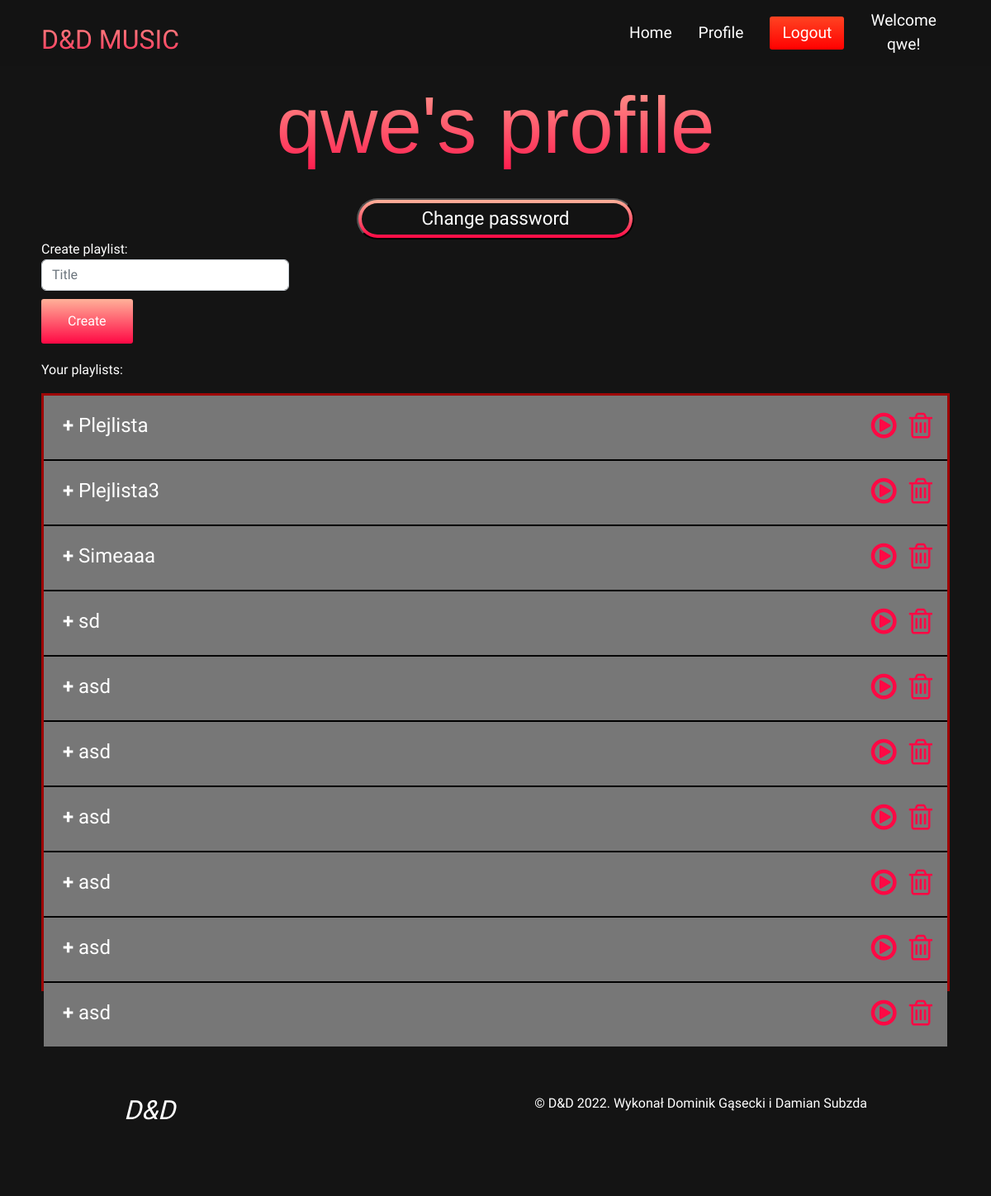
Before: /profile/ (signed in) with the older database file.
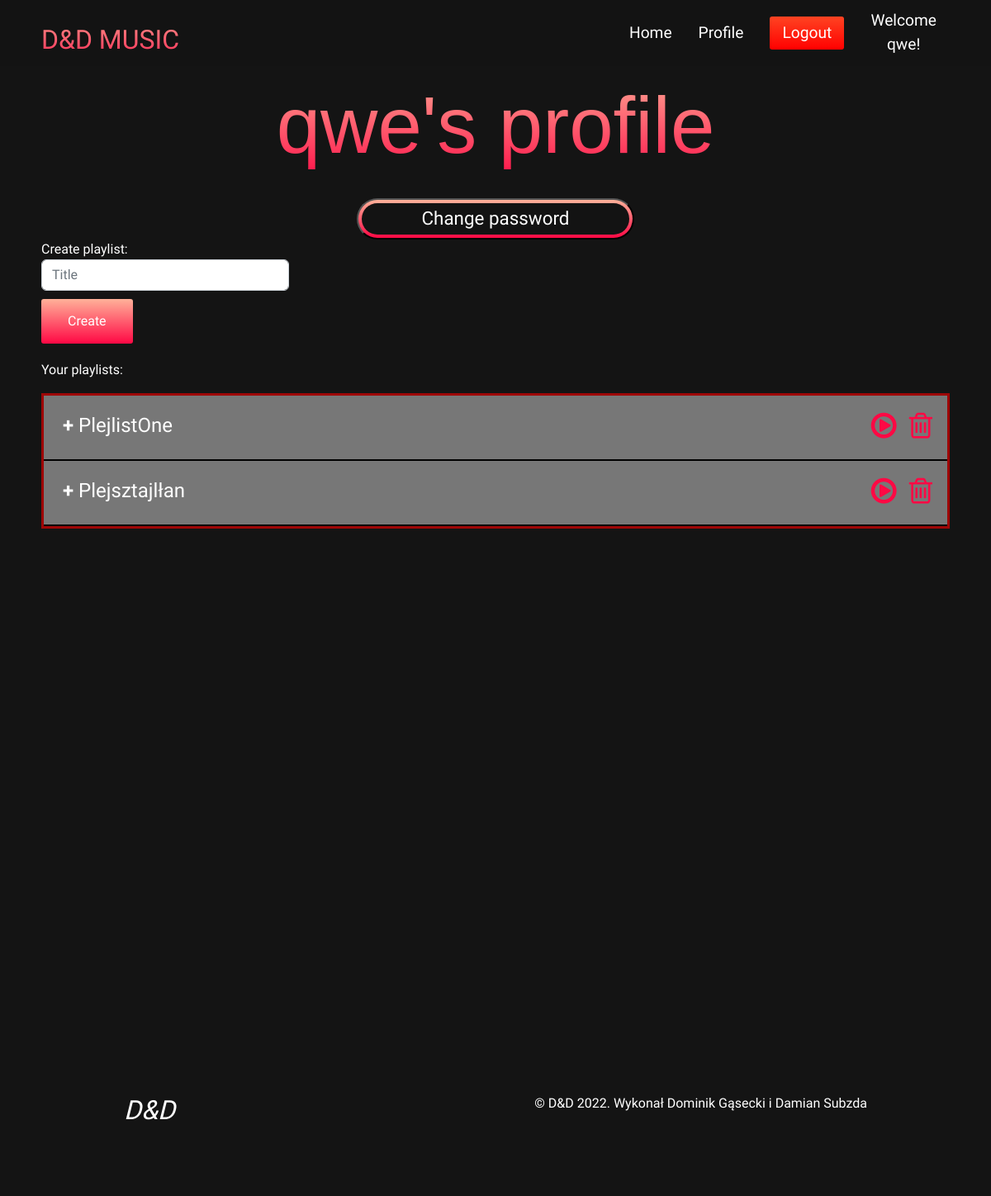
After: the same page with the newer database file.
### main/models.py (models this page shows, shortened)
class PlayList(models.Model):
    idUser = models.ForeignKey(settings.AUTH_USER_MODEL, on_delete=models.CASCADE, null=False, blank=False)
    title = models.CharField(max_length=101, null=False, blank=False)
    songs = models.ManyToManyField(Song)

### main/views.py (the view, shortened to what this page needs)
# urls.py: path('profile/', views.profile, name="profile"),
@login_required(login_url='/login')
def profile(response):
    form = PlayListForm()
    user = response.user
    playList = PlayList.objects.filter(idUser=response.user)
    return render(response, "main/profile.html", {"PlayListForm": form, "playList": playList})

### main/forms.py
class PlayListForm(ModelForm):
    class Meta:
        model = PlayList
        fields = ['title']
        widgets = {
            'title': TextInput(attrs={
                'class': "form-control",
                'style': 'max-width: 300px;',
                'placeholder': 'Title'
            })
        }

### main/models.py (called while the page is built)
    def __str__(self):
        return self.Title

### templates/main/profile.html (shortened to what this page needs)
{% extends 'main/index.html' %}
{% load static %}
{% block title %}
    {% load has_group %}
    <p style="text-align: center; font-family: Verdana, sans-serif; font-size: 6rem; color: white;
    background-color: #ff8177;
    background-image: linear-gradient(to top, #ff0844 0%, #ffb199 100%);
    background-size: 100%;
    -webkit-background-clip: text;
    -moz-background-clip: text;
    -webkit-text-fill-color: transparent;
    -moz-text-fill-color: transparent;">{{ user.get_username }}'s profile</p>
{% endblock %}
{% block content %}
    <head>
        <link href="https://cdn.jsdelivr.net/npm/bootstrap@5.2.0-beta1/dist/css/bootstrap.min.css" rel="stylesheet"
>
        <link rel="stylesheet" href="{% static 'css/profileStyle.css' %}" type="text/css"/>
    </head>
    <div class="premium_content">
        <button class="premium_btn">
            <a href="/password_change" class="premium_a"><span class="premium_btn_span">Change password</span></a>
        </button>
    </div>
    <div class="title_content">
        <p class="amount_label">Create playlist:</p>
        <form class="title_form" method="POST" action="">
            {{ PlayListForm.title }}
            <input class="send_button" type="submit" name="Submit" value="Create">
        </form>
    </div>
    <div class="customTable-name">
        <p>Your playlists:</p>
    </div>
    <div class="for_expansion">
        <div class="customTable">
            {% for playlists in playList %}
                <button type="button" class="collapsible">
                    &nbsp;{{ playlists.title }}
                    <a style="float: right;" href="/delete_playlist/{{ playlists.id }}"><i class="fa fa-trash-o"
                                                                                           style="font-size:36px; color: #ff0844"></i></a>
                    <a style="float: right; margin-right: 15px" href="/search_playlist/{{ playlists.id }}"><i
                            class="fa fa-play-circle-o" style="font-size:36px; color: #ff0844"></i></a>
                </button>
                <div class="content">
                </div>
            {% endfor %}
        </div>
    </div>
{% endblock %}

### templates/main/index.html (shortened to what this page needs)
{% load static %}
<!DOCTYPE html>
<html lang="en">
<head>
    <link rel="stylesheet" href="{% static 'css/styles.css' %}" type="text/css"/>
    <link rel="stylesheet" href="https://icono-49d6.kxcdn.com/icono.min.css">
    <link rel="stylesheet" href="https://cdnjs.cloudflare.com/ajax/libs/font-awesome/4.7.0/css/font-awesome.min.css">
</head>
<body>
<nav class="navbar">
    <div class="navbar__container">
        <a href="/home" id="navbar__logo">D&D MUSIC</a>
        <ul class="navbar__menu">
            <li class="navbar__item">
                <a href="/home" class="navbar__links">Home</a>
            </li>
            <li class="navbar__item">
                {% if user.is_authenticated %}
                    <a href="/profile" class="navbar__links">Profile</a>
                {% else %}
                    <a href="/login" class="navbar__links">Profile</a>
                {% endif %}
            </li>
            <li class="navbar__btn">
                <a href="/logout" class="logout_btn">
                    <span class="logout_span">Logout</span>
                </a>
            </li>
            <li class="navbar__btn">
                {% if user.is_authenticated %}
                    <div style="color: white">Welcome</br>{{ user.get_username }}!</div>
                {% else %}
                    <a href="/login" class="button">Sign in</a>
                {% endif %}
            </li>
        </ul>
    </div>
</nav>
<div class="main">
    {% block title %}
    {% endblock %}
    <div class="main__container">
        {% block content %}
        {% endblock %}
    </div>
</div>
<div class="footer__container">
    <div class="social__media">
        <div class="social__media--wrap">
            <div class="footer__logo">
                <a href="/" id="footer__logo"><i class="fas fa-gem">D&D</i></a>
            </div>
            <p class="website__rights">© D&D 2022. Wykonał Dominik Gąsecki i Damian Subzda</p>
        </div>
    </div>
</div>
</body>
</html>

### static/css/styles.css (style rules this page uses)
* { box-sizing: border-box; margin: 0; padding: 0; font-family: "Kumbh Sans", sans-serif; }
.navbar { background: #131313; height: 80px; display: flex; justify-content: center; align-items: center; font-size: 1.2rem; position: sticky; top: 0; z-index: 999; }
.navbar__container { display: flex; justify-content: space-between; height: 80px; z-index: 1; width: 100%; max-width: 1300px; margin: 0 auto; padding: 0 50px; }
#navbar__logo { background-color: #ff8177; background-image: linear-gradient(to top, #ff0844 0%, #ffb199 100%); background-size: 100%; -webkit-background-clip: text; -moz-background-clip: text; -webkit-text-fill-color: transparent; -moz-text-fill-color: transparent; display: flex; align-items: center; cursor: pointer; text-decoration: none; font-size: 2rem; }
.fa-gem { margin-right: 0.5rem; }
.navbar__menu { display: flex; align-items: center; list-style: none; text-align: center; }
.navbar__item { height: 80px; }
.navbar__links { color: #fff; display: flex; align-items: center; justify-content: center; text-decoration: none; padding: 0 1rem; height: 100%; }
.navbar__btn { display: flex; align-items: center; justify-content: center; padding: 0 1rem; width: 100%; }
.main { background-color: #141414; }
.main__container { grid-template-columns: 1fr 1fr; align-items: center; justify-self: center; margin: 0 auto; height: 120vh; background-color: #141414; z-index: 1; width: 100%; max-width: 1300px; padding: 0 50px; }
.footer__container { background-color: #141414; padding: 5rem 0; display: flex; flex-direction: column; justify-content: center; align-items: center; }
#footer__logo { color: #fff; display: flex; align-items: center; cursor: pointer; text-decoration: none; font-size: 2rem; }
.social__media { max-width: 1000px; width: 100%; }
.social__media--wrap { display: flex; justify-content: space-between; align-items: center; width: 90%; max-width: 1000px; margin: 40px auto 0 auto; }
.website__rights { color: #fff; }
:root { --rad: 0.7rem; --dur: 0.3s; --color-dark: #2f2f2f; --color-light: #fff; --color-brand: gray; --font-fam: 'Lato', sans-serif; --height: 3rem; --btn-width: 6rem; --bez: cubic-bezier(0, 0, 0.43, 1.49); }
body { background-color: #1a1a1a; }
.logout_btn { width: 90px; height: 40px; background-image: linear-gradient(to top, red 0%, #ff4422 100%); border: none; border-radius: 3px; color: white; text-align: center; text-decoration: none; }
.logout_span { text-align: center; line-height: 40px; }

### static/css/profileStyle.css (style rules this page uses)
* { font-family: "Kumbh Sans", sans-serif; }
.amount_label { display: inline; color: #fff; }
.title_content { color: #fff; }
.premium_content { text-align: center; display: flex; align-items: center; justify-content: center; }
.premium_a { color: #fff; text-decoration: none; }
.premium_btn { display: flex; align-items: center; justify-content: center; background-image: linear-gradient(to top, #ff0844 0%, #ffb199 100%); border-radius: 40px; box-sizing: border-box; color: #ff8177; display: block; height: 50px; font-size: 1.4em; padding: 4px; position: relative; text-decoration: none; width: 15em; z-index: 2; }
.premium_btn .premium_btn_span { align-items: center; background: #131313; border-radius: 40px; display: flex; justify-content: center; height: 100%; transition: background 0.5s ease; width: 100%; }
.send_button { background-image: linear-gradient(to top, #ff0844 0%, #ffb199 100%); border: none; border-radius: 3px; color: white; padding: 15px 32px; text-align: center; text-decoration: none; display: inline-block; font-size: 16px; margin-top: 10px; }
.customTable { width: 100%; background-color: #424242; border-collapse: collapse; border-width: 3px; border-color: #9E0606; border-style: solid; color: #FFFFFF; }
.collapsible { background-color: #777; color: white; cursor: pointer; padding: 18px; width: 100%; border: none; text-align: left; outline: none; font-size: 1.5rem }
.collapsible:after { content: '\002B'; color: white; font-weight: bold; float: left; margin-left: 5px; }
.for_expansion { overflow: auto; height: 100%; }
.content { padding: 0 18px; max-height: 0; overflow: hidden; transition: max-height 0.2s ease-out; background-color: #777; color: black; border-top: 1px solid black; border-bottom: 1px solid black; font-size: 1.1rem;; }
.customTable-name { margin-top: 20px; color: #fff; }

Changed rows visible on the page:
removed PlayList: title "Plejlista"
removed PlayList: title "Plejlista3"
removed PlayList: title "Simeaaa"
removed PlayList: title "sd"
removed PlayList: title "asd"
removed PlayList: title "asd"
removed PlayList: title "asd"
removed PlayList: title "asd"
removed PlayList: title "asd"
removed PlayList: title "asd"
added PlayList: title "PlejlistOne"
added PlayList: title "Plejsztajlłan"
